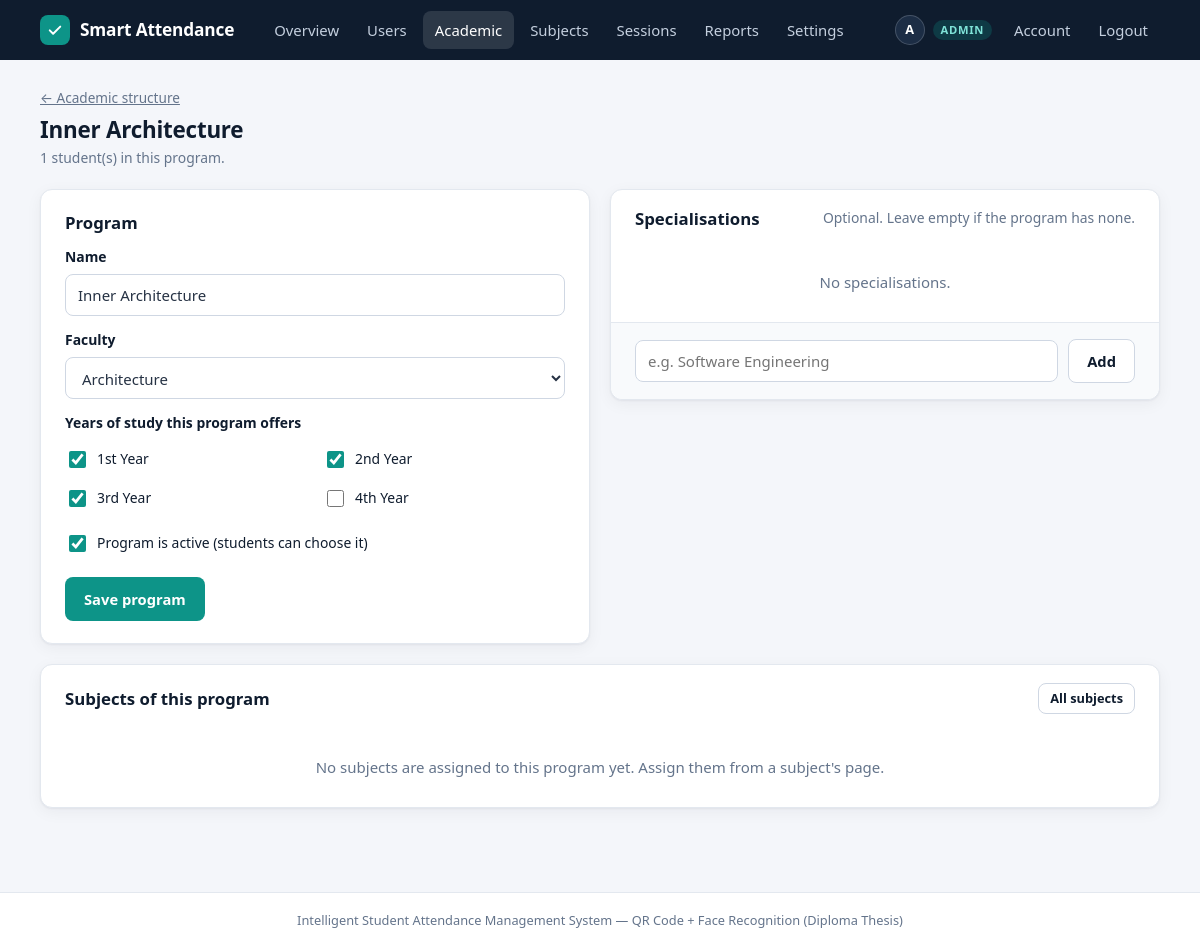
Page /admin/academic/program/2 (signed in) on the committed database.
### tables this page shows
CREATE TABLE "users" (
        id            INTEGER PRIMARY KEY AUTOINCREMENT,
        full_name     TEXT NOT NULL,
        email         TEXT NOT NULL UNIQUE,
        password_hash TEXT NOT NULL,
        role          TEXT NOT NULL CHECK(role IN ('admin', 'professor', 'student')),
        student_id    TEXT,                 -- university/matriculation number (students only)
        face_encoding TEXT,                 -- JSON array of 128 floats (students only)
        is_active     INTEGER NOT NULL DEFAULT 1,            -- 0 = account disabled by an admin
        must_change_password INTEGER NOT NULL DEFAULT 0,     -- 1 = temporary password in use
        created_at    TIMESTAMP DEFAULT CURRENT_TIMESTAMP
    , face_photo TEXT, first_name TEXT, last_name TEXT, program_id INTEGER REFERENCES programs (id), study_year_id INTEGER REFERENCES study_years (id), specialisation_id INTEGER REFERENCES specialisations (id));

CREATE TABLE programs (
        id         INTEGER PRIMARY KEY AUTOINCREMENT,
        faculty_id INTEGER NOT NULL REFERENCES faculties (id),
        name       TEXT NOT NULL,
        is_active  INTEGER NOT NULL DEFAULT 1,
        UNIQUE (faculty_id, name)
    );

CREATE TABLE faculties (
        id        INTEGER PRIMARY KEY AUTOINCREMENT,
        name      TEXT NOT NULL UNIQUE,
        is_active INTEGER NOT NULL DEFAULT 1
    );

CREATE TABLE study_years (
        id        INTEGER PRIMARY KEY AUTOINCREMENT,
        number    INTEGER NOT NULL UNIQUE,          -- used for ordering
        name      TEXT NOT NULL,
        is_active INTEGER NOT NULL DEFAULT 1
    );

### academic.py (the view, shortened to what this page needs)
@bp.route("/academic/program/<int:program_id>", methods=["GET", "POST"])
def program(program_id):
    program_row = get_row("programs", program_id)
    db = get_db()
    return render_template(
        "admin_program.html",
        program=program_row,
        faculties=db.execute("SELECT * FROM faculties ORDER BY name COLLATE NOCASE").fetchall(),
        years=db.execute(
            """SELECT y.*, EXISTS (SELECT 1 FROM program_years py
                                   WHERE py.program_id = ? AND py.study_year_id = y.id) AS offered
               FROM study_years y ORDER BY y.number""",
            (program_id,),
        ).fetchall(),
        specialisations=db.execute(
            """SELECT sp.*, (SELECT COUNT(*) FROM users u WHERE u.specialisation_id = sp.id) AS students
               FROM specialisations sp WHERE sp.program_id = ? ORDER BY sp.name COLLATE NOCASE""",
            (program_id,),
        ).fetchall(),
        assignments=db.execute(
            """SELECT sub.id, sub.code, sub.name, sub.is_active, y.name AS study_year, sp.name AS specialisation
               FROM subject_assignments sa
               JOIN subjects sub ON sub.id = sa.subject_id
               JOIN study_years y ON y.id = sa.study_year_id
               LEFT JOIN specialisations sp ON sp.id = sa.specialisation_id
               WHERE sa.program_id = ?
               ORDER BY y.number, sub.name COLLATE NOCASE""",
            (program_id,),
        ).fetchall(),
        student_count=db.execute(
            "SELECT COUNT(*) FROM users WHERE program_id = ?", (program_id,)
        ).fetchone()[0],
    )

### academic.py (called while the page is built)
@bp.before_request
def admins_only():
    user = g.get("user")
    if user is None:
        flash("Please log in to continue.", "error")
        return redirect(url_for("login"))
    if user["role"] != "admin":
        flash("You do not have permission to view that page.", "error")
        return redirect(url_for("index"))
    return None

def get_row(table, row_id):
    row = get_db().execute(f"SELECT * FROM {table} WHERE id = ?", (row_id,)).fetchone()
    if row is None:
        abort(404)
    return row

### app.py (called while the page is built, shortened)
def csrf_token():
    if "_csrf" not in session:
        session["_csrf"] = secrets.token_hex(16)
    return session["_csrf"]

@app.before_request
def load_user_and_protect():
    g.user = None
    if request.endpoint == "static":
        return None
    user_id = session.get("user_id")
    if user_id is not None:
        g.user = get_db().execute("SELECT * FROM users WHERE id = ?", (user_id,)).fetchone()
        if g.user is None or not g.user["is_active"]:
            session.clear()
            g.user = None
            flash("Your account is no longer available. Please log in again.", "error")
    if g.user and g.user["must_change_password"] and request.endpoint not in ("account", "logout"):
        if request.is_json:
            return jsonify({"success": False, "message": "Please set a new password first."}), 403
        return redirect(url_for("account"))
    return None

@app.context_processor
def inject_globals():
    return {"current_user": g.get("user"), "csrf_token": csrf_token}

### database.py (called while the page is built)
def get_db():
    conn = sqlite3.connect(DB_PATH)
    conn.row_factory = sqlite3.Row
    conn.execute("PRAGMA foreign_keys = ON")
    return conn

def request_db():
    if "db" not in g:
        g.db = get_db()
    return g.db

### templates/admin_program.html (shortened to what this page needs)
{% extends "base.html" %}
{% import "_macros.html" as ui with context %}
{% block content %}
<p class="breadcrumb"><a href="{{ url_for('academic.structure') }}">&larr; Academic structure</a></p>
<div class="page-header">
    <div>
        <h2>{{ program.name }} {% if not program.is_active %}<span class="badge badge-muted">Inactive</span>{% endif %}</h2>
        <p class="hint">{{ student_count }} student(s) in this program.</p>
    </div>
</div>
<div class="grid-2">
    <div class="card">
        <h3>Program</h3>
        <form method="POST" action="{{ url_for('academic.program', program_id=program.id) }}">
            <label for="name">Name</label>
            <input type="text" id="name" name="name" value="{{ program.name }}" required maxlength="120">
            <label for="faculty_id">Faculty</label>
            <select id="faculty_id" name="faculty_id" required>
                {% for f in faculties %}
                <option value="{{ f.id }}" {% if f.id == program.faculty_id %}selected{% endif %}>{{ f.name }}{% if not f.is_active %} (inactive){% endif %}</option>
                {% endfor %}
            </select>
            <label>Years of study this program offers</label>
            <div class="check-list">
                {% for y in years %}
                <label class="check">
                    <input type="checkbox" name="years" value="{{ y.id }}" {% if y.offered %}checked{% endif %}>
                    {{ y.name }}{% if not y.is_active %} <span class="muted">(inactive)</span>{% endif %}
                </label>
                {% else %}
                <p class="hint">No years of study exist yet. Add them on the Academic structure page.</p>
                {% endfor %}
            </div>
            <label class="check">
                <input type="checkbox" name="is_active" value="1" {% if program.is_active %}checked{% endif %}>
                Program is active (students can choose it)
            </label>
            <div class="form-actions">
                <button type="submit" class="btn btn-primary">Save program</button>
            </div>
        </form>
    </div>
    <div class="card card-flush">
        <div class="card-head">
            <h3>Specialisations</h3>
            <span class="hint">Optional. Leave empty if the program has none.</span>
        </div>
        {% if specialisations %}
        <div class="table-wrap">
            <table class="data-table">
                <tbody>
                    {% for sp in specialisations %}
                    <tr>
                        <td>
                            <div class="cell-main">{{ sp.name }} {% if not sp.is_active %}<span class="badge badge-muted">Inactive</span>{% endif %}</div>
                            <div class="cell-sub">{{ sp.students }} student(s)</div>
                        </td>
                        <td class="actions">
                            <form method="POST" action="{{ url_for('academic.specialisation_action', program_id=program.id) }}" data-prompt="New name for this specialisation" data-value="{{ sp.name }}">
                                {{ ui.csrf() }}
                                <input type="hidden" name="id" value="{{ sp.id }}">
                                <input type="hidden" name="action" value="rename">
                                <input type="hidden" name="name">
                                <button type="submit" class="btn btn-small btn-secondary">Rename</button>
                            </form>
                            <form method="POST" action="{{ url_for('academic.specialisation_action', program_id=program.id) }}">
                                {{ ui.csrf() }}
                                <input type="hidden" name="id" value="{{ sp.id }}">
                                <input type="hidden" name="action" value="toggle">
                                <button type="submit" class="btn btn-small btn-secondary">{{ 'Deactivate' if sp.is_active else 'Activate' }}</button>
                            </form>
                            <form method="POST" action="{{ url_for('academic.specialisation_action', program_id=program.id) }}" data-confirm="Delete the specialisation '{{ sp.name }}'?">
                                {{ ui.csrf() }}
                                <input type="hidden" name="id" value="{{ sp.id }}">
                                <input type="hidden" name="action" value="delete">
                                <button type="submit" class="btn btn-small btn-danger">Delete</button>
                            </form>
                        </td>
                    </tr>
                    {% endfor %}
                </tbody>
            </table>
        </div>
        {% else %}
        <p class="empty">No specialisations.</p>
        {% endif %}
        <div class="card-foot">
            <form method="POST" action="{{ url_for('academic.specialisation_action', program_id=program.id) }}" class="inline-form">
                <input type="text" name="name" placeholder="e.g. Software Engineering" required maxlength="120" aria-label="Specialisation name">
                <button type="submit" class="btn btn-secondary">Add</button>
            </form>
        </div>
    </div>
</div>
<div class="card card-flush">
    <div class="card-head">
        <h3>Subjects of this program</h3>
        <a href="{{ url_for('academic.subjects') }}" class="btn btn-small btn-secondary">All subjects</a>
    </div>
    {% if assignments %}
    <div class="table-wrap">
        <table class="data-table">
            <thead>
                <tr><th>Subject</th><th>Year of study</th><th>For</th></tr>
            </thead>
            <tbody>
                {% for a in assignments %}
                <tr>
                    <td>
                        <div class="cell-main"><a href="{{ url_for('academic.subject_edit', subject_id=a.id) }}">{{ a.name }}</a> {% if not a.is_active %}<span class="badge badge-muted">Inactive</span>{% endif %}</div>
                        <div class="cell-sub">{{ a.code }}</div>
                    </td>
                    <td>{{ a.study_year }}</td>
                    <td>{{ a.specialisation or 'All students of the year' }}</td>
                </tr>
                {% endfor %}
            </tbody>
        </table>
    </div>
    {% else %}
    <p class="empty">No subjects are assigned to this program yet. Assign them from a subject's page.</p>
    {% endif %}
</div>
{% endblock %}

### templates/base.html (shortened to what this page needs)
<!DOCTYPE html>
<html lang="en">
<head>
<link rel="stylesheet" href="{{ url_for('static', filename='css/style.css') }}">
</head>
<body>
{% macro nav_link(endpoint, label, also=()) %}
<a href="{{ url_for(endpoint) }}" {% if request.endpoint == endpoint or request.endpoint in also %}class="active"{% endif %}>{{ label }}</a>
{% endmacro %}
<nav class="navbar">
    <div class="navbar-inner">
        <a href="{{ url_for('index') }}" class="brand">
            <span class="brand-mark">
                <svg viewBox="0 0 24 24" fill="none" stroke="#fff" stroke-width="2.6" stroke-linecap="round" stroke-linejoin="round" aria-hidden="true"><path d="M5 12.5l4.5 4.5L19 7.5"/></svg>
            </span>
            Smart Attendance
        </a>
        <div class="nav-menu" id="nav-menu">
            {% if current_user %}
                {% if current_user.role == 'admin' %}
                    {{ nav_link('admin_dashboard', 'Overview') }}
                    {{ nav_link('admin_users', 'Users', ('admin_user_new', 'admin_user_edit')) }}
                    {{ nav_link('academic.structure', 'Academic', ('academic.program',)) }}
                    {{ nav_link('academic.subjects', 'Subjects', ('academic.subject_new', 'academic.subject_edit')) }}
                    {{ nav_link('admin_sessions', 'Sessions', ('session_qr',)) }}
                    {{ nav_link('reports', 'Reports', ('report_students', 'report_student', 'report_session')) }}
                    {{ nav_link('academic.settings', 'Settings') }}
                {% elif current_user.role == 'professor' %}
                    {{ nav_link('professor_dashboard', 'Dashboard', ('session_qr',)) }}
                    {{ nav_link('professor_subjects', 'My Subjects') }}
                    {{ nav_link('create_session', 'New Session') }}
                    {{ nav_link('reports', 'Reports', ('report_students', 'report_student', 'report_session')) }}
                {% else %}
                    {{ nav_link('student_dashboard', 'Dashboard', ('enroll_face',)) }}
                {% endif %}
                <span class="nav-user">
                    <span class="avatar">{{ current_user.full_name[:1] | upper }}</span>
                    <span class="role-chip">{{ current_user.role }}</span>
                </span>
                {{ nav_link('account', 'Account') }}
                <a href="{{ url_for('logout') }}">Logout</a>
            {% else %}
                <span class="nav-spacer"></span>
                {{ nav_link('login', 'Login') }}
                {{ nav_link('register', 'Register') }}
            {% endif %}
        </div>
    </div>
</nav>
<main class="container {% block container_class %}{% endblock %}">
    {% block content %}{% endblock %}
</main>
<footer class="footer">
    Intelligent Student Attendance Management System &mdash; QR Code + Face Recognition (Diploma Thesis)
</footer>
</body>
</html>

### rows in the picture
users: full_name "A", role "ADMIN"
programs: name "Inner Architecture", faculty_id "Architecture", is_active "☑"
study_years: name "1st Year"
study_years: name "2nd Year"
study_years: name "3rd Year"
study_years: name "4th Year"

### other values in the picture
{{ label }} "Overview Users Academic Subjects Sessions Reports Settings Account"
{{ student_count }} "1"
